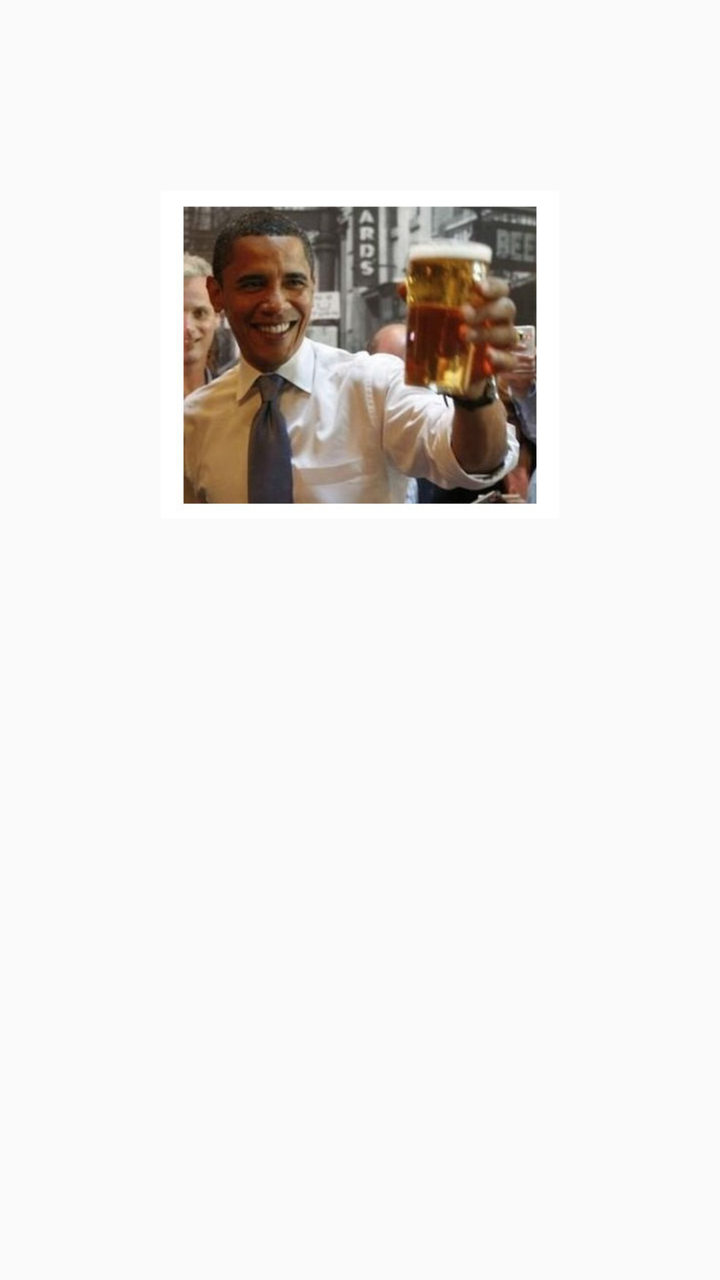
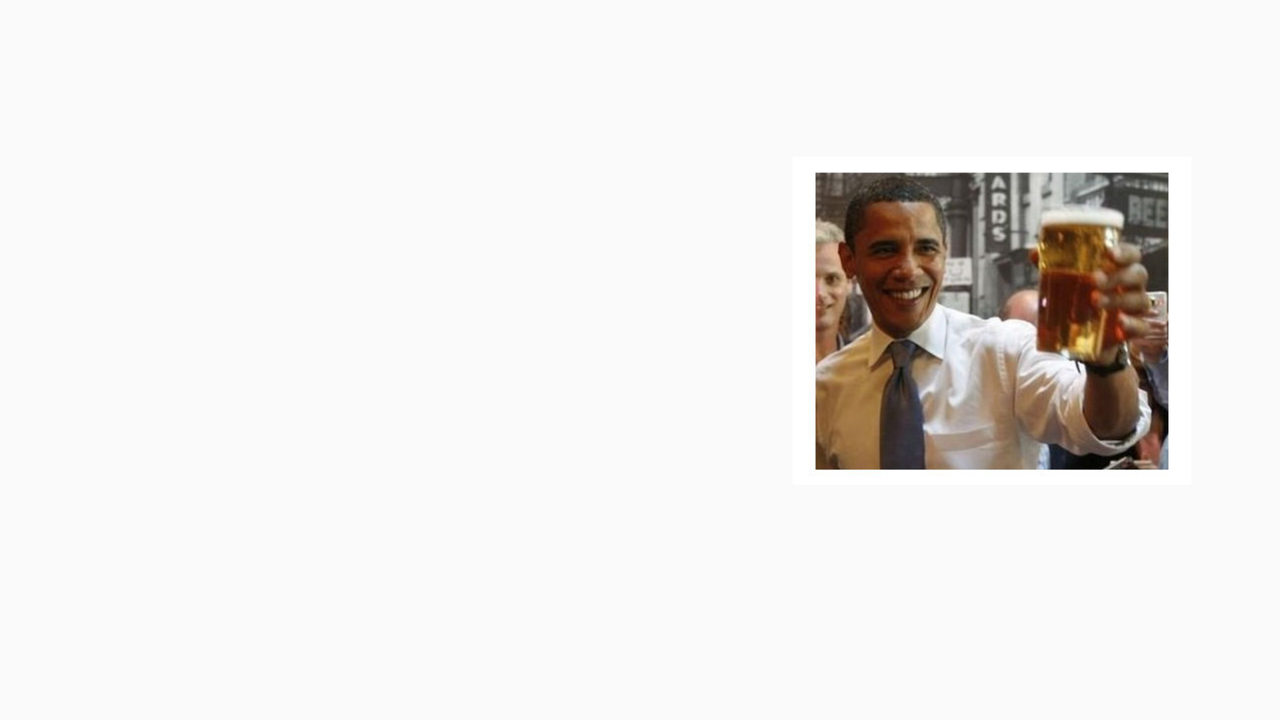

Two renders of one Android screen. The first uses the default layout on a phone; the second uses the alternative layout the repository ships for a different screen configuration, on a matching device. The two XML files are below.
<!-- AndroidManifest.xml: application theme AppTheme -->
<!-- res/layout/fragment_top.xml -->
<android.support.constraint.ConstraintLayout
    xmlns:android="http://schemas.android.com/apk/res/android"
    xmlns:app="http://schemas.android.com/apk/res-auto"
    xmlns:tools="http://schemas.android.com/tools"
    android:layout_width="match_parent"
    android:layout_height="match_parent"
    android:tag = "TOPF_TAG"
    tools:context="jorje196.com.github.brewmaster.MainBeerActivity">

    
    <ImageView
        android:id="@+id/top_imageView"
        android:layout_width="200dp"
        android:layout_height="164dp"
        app:layout_constraintTop_toTopOf="parent"
        app:layout_constraintBottom_toBottomOf="parent"
        app:layout_constraintVertical_bias="0.2"
        app:layout_constraintLeft_toLeftOf="parent"
        app:layout_constraintRight_toRightOf="parent"
        android:src="@drawable/top_image"
        android:contentDescription="@string/top_image"
        />

    <TextView
        android:id="@+id/top_aphorisms"
        android:layout_width="wrap_content"
        android:layout_height="wrap_content"
        app:layout_constraintRight_toRightOf="parent"
        app:layout_constraintLeft_toLeftOf="parent"
        app:layout_constraintTop_toBottomOf="@+id/top_imageView"
        app:layout_constraintBottom_toBottomOf="parent"
        app:layout_constraintVertical_bias="0.6"
        android:textSize="20sp"
        android:text=""
        android:padding="40dp"/>

</android.support.constraint.ConstraintLayout>
<!-- resources referenced by this layout -->
<resources>
  <!-- drawable top_image: jpg bitmap (drawable, 25605 bytes) -->
  <string name="top_image">Обама должен быть тут</string>
  <!-- from res/values-v21/ -->
  <style name="AppTheme" parent="android:Theme.Material.Light">
          
      </style>
</resources>
<!-- res/layout-land/fragment_top.xml (the repository's variant of the layout above) -->
<!-- drawn on the phone turned sideways -->
<android.support.constraint.ConstraintLayout
    xmlns:android="http://schemas.android.com/apk/res/android"
    xmlns:app="http://schemas.android.com/apk/res-auto"
    xmlns:tools="http://schemas.android.com/tools"
    android:layout_width="match_parent"
    android:layout_height="match_parent"
    tools:context="jorje196.com.github.brewmaster.MainBeerActivity">

    
    <ImageView
        android:id="@+id/top_imageView"
        android:layout_width="200dp"
        android:layout_height="164dp"
        app:layout_constraintTop_toTopOf="parent"
        app:layout_constraintBottom_toBottomOf="parent"
        app:layout_constraintVertical_bias="0.4"
        app:layout_constraintLeft_toLeftOf="parent"
        app:layout_constraintRight_toRightOf="parent"
        app:layout_constraintHorizontal_bias="0.9"
        android:src="@drawable/top_image"
        android:contentDescription="@string/top_image"/>

    <TextView
        android:id="@+id/top_aphorisms"
        android:layout_width="0dp"
        android:layout_height="wrap_content"
        android:textSize="20sp"
        android:text=""

        app:layout_constraintRight_toLeftOf="@+id/top_imageView"
        android:layout_marginRight="20dp"
        app:layout_constraintLeft_toLeftOf="parent"
        android:layout_marginStart="30dp"
        app:layout_constraintTop_toTopOf="parent"
        app:layout_constraintBottom_toBottomOf="parent"

         />

</android.support.constraint.ConstraintLayout>
